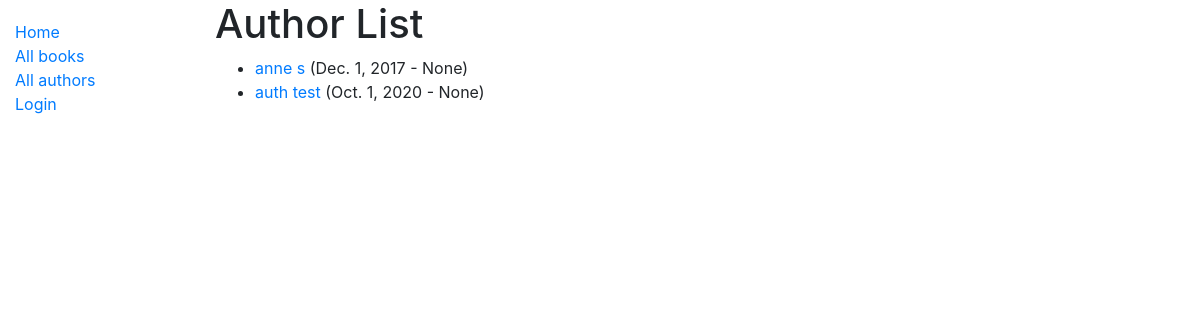
Screenshot of /catalog/authors/ with the database file from the repository.
### catalog/models.py (models this page shows, shortened)
class Author(models.Model):
    first_name = models.CharField(max_length=100)
    last_name = models.CharField(max_length=100)
    date_of_birth = models.DateField(null=True, blank=True)
    date_of_death = models.DateField('Died', null=True, blank=True)
    class Meta:
        ordering = ['last_name', 'first_name']
    def get_absolute_url(self):
        return reverse('author-detail', args=[str(self.id)])

### catalog/views.py (the view)
# urls.py: path('authors/', views.AuthorListView.as_view(), name='authors'),
class AuthorListView(generic.ListView):
    model = Author
    paginate_by = 2
    def get_queryset(self):
        return Author.objects.all()

### catalog/templates/catalog/author_list.html
{% extends "base_generic.html" %}
{% block content %}
  <h1>Author List</h1>
  {% if author_list %}
  <ul>
    {% for author in author_list %}
      <li>
        <a href="{{ author.get_absolute_url }}">{{ author.last_name }} {{author.first_name}}</a>
        ({{ author.date_of_birth }} - {{ author.date_of_death }})
      </li>
    {% endfor %}
  </ul>
  {% else %}
    <p>There are no authors in the library.</p>
  {% endif %}
{% endblock %}

### rows the page displays
Author: last_name "anne", first_name "s", date_of_birth "Dec. 1, 2017", date_of_death "None"
Author: last_name "auth", first_name "test", date_of_birth "Oct. 1, 2020", date_of_death "None"
